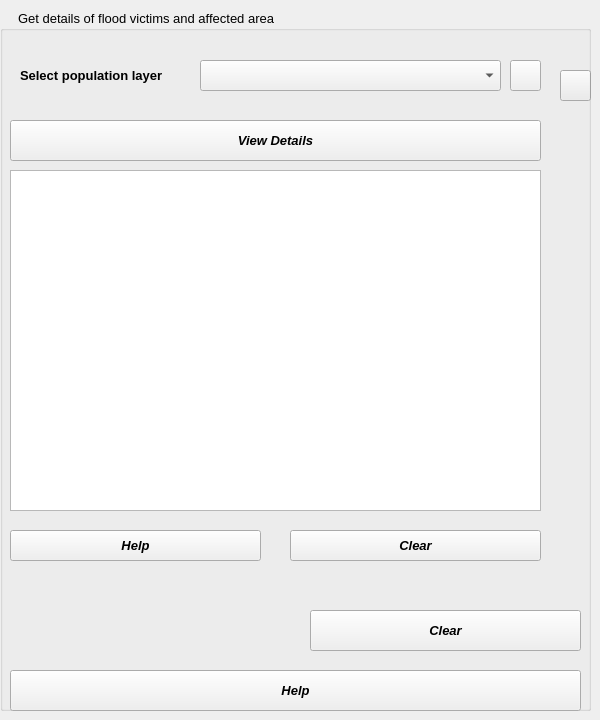
     <widget class="QWidget" name="tab_13">
      <attribute name="title">
       <string>Flood Victims</string>
      </attribute>
      <widget class="QToolButton" name="btnResetpopIDP">
       <property name="geometry">
        <rect>
         <x>560</x>
         <y>70</y>
         <width>31</width>
         <height>31</height>
        </rect>
       </property>
       <property name="styleSheet">
        <string notr="true">background-image: url(:/plugins/floogin/Move.png);</string>
       </property>
       <property name="text">
        <string/>
       </property>
      </widget>
      <widget class="QGroupBox" name="groupBox_6">
       <property name="geometry">
        <rect>
         <x>0</x>
         <y>10</y>
         <width>591</width>
         <height>701</height>
        </rect>
       </property>
       <property name="font">
        <font>
         <pointsize>10</pointsize>
        </font>
       </property>
       <property name="title">
        <string>     Get details of flood victims and affected area</string>
       </property>
       <widget class="QToolButton" name="btnClearIDPc">
        <property name="geometry">
         <rect>
          <x>310</x>
          <y>600</y>
          <width>271</width>
          <height>41</height>
         </rect>
        </property>
        <property name="font">
         <font>
          <pointsize>10</pointsize>
          <weight>75</weight>
          <italic>true</italic>
          <bold>true</bold>
         </font>
        </property>
        <property name="text">
         <string>Clear</string>
        </property>
       </widget>
       <widget class="QLabel" name="label_27">
        <property name="geometry">
         <rect>
          <x>20</x>
          <y>50</y>
          <width>161</width>
          <height>31</height>
         </rect>
        </property>
        <property name="font">
         <font>
          <pointsize>10</pointsize>
          <weight>75</weight>
          <bold>true</bold>
         </font>
        </property>
        <property name="text">
         <string>Select population layer</string>
        </property>
       </widget>
       <widget class="QComboBox" name="cmbSelectPopLayer">
        <property name="geometry">
         <rect>
          <x>200</x>
          <y>50</y>
          <width>301</width>
          <height>31</height>
         </rect>
        </property>
        <property name="font">
         <font>
          <pointsize>10</pointsize>
         </font>
        </property>
       </widget>
       <widget class="QPushButton" name="btnViewDetailsPopAffected">
        <property name="geometry">
         <rect>
          <x>10</x>
          <y>110</y>
          <width>531</width>
          <height>41</height>
         </rect>
        </property>
        <property name="font">
         <font>
          <pointsize>10</pointsize>
          <weight>75</weight>
          <italic>true</italic>
          <bold>true</bold>
         </font>
        </property>
        <property name="text">
         <string>View Details</string>
        </property>
       </widget>
       <widget class="QTextBrowser" name="txtFloodVictims">
        <property name="geometry">
         <rect>
          <x>10</x>
          <y>160</y>
          <width>531</width>
          <height>341</height>
         </rect>
        </property>
        <property name="font">
         <font>
          <pointsize>10</pointsize>
         </font>
        </property>
       </widget>
       <widget class="QToolButton" name="btnHelpIDPc">
        <property name="geometry">
         <rect>
          <x>10</x>
          <y>660</y>
          <width>571</width>
          <height>41</height>
         </rect>
        </property>
        <property name="font">
         <font>
          <pointsize>10</pointsize>
          <weight>75</weight>
          <italic>true</italic>
          <bold>true</bold>
         </font>
        </property>
        <property name="text">
         <string>Help</string>
        </property>
       </widget>
       <widget class="QToolButton" name="btnResetpopIDP_2">
        <property name="geometry">
         <rect>
          <x>510</x>
          <y>50</y>
          <width>31</width>
          <height>31</height>
         </rect>
        </property>
        <property name="font">
         <font>
          <pointsize>10</pointsize>
         </font>
        </property>
        <property name="styleSheet">
         <string notr="true">background-image: url(:/plugins/floogin/rfrsh4.png);</string>
        </property>
        <property name="text">
         <string/>
        </property>
       </widget>
       <widget class="QPushButton" name="btnNonaffecVicIDP">
        <property name="geometry">
         <rect>
          <x>290</x>
          <y>520</y>
          <width>251</width>
          <height>31</height>
         </rect>
        </property>
        <property name="font">
         <font>
          <weight>75</weight>
          <italic>true</italic>
          <bold>true</bold>
         </font>
        </property>
        <property name="text">
         <string>Clear</string>
        </property>
       </widget>
       <widget class="QPushButton" name="btnHelpIDPc_2">
        <property name="geometry">
         <rect>
          <x>10</x>
          <y>520</y>
          <width>251</width>
          <height>31</height>
         </rect>
        </property>
        <property name="font">
         <font>
          <weight>75</weight>
          <italic>true</italic>
          <bold>true</bold>
         </font>
        </property>
        <property name="text">
         <string>Help</string>
        </property>
       </widget>
      </widget>
     </widget>
